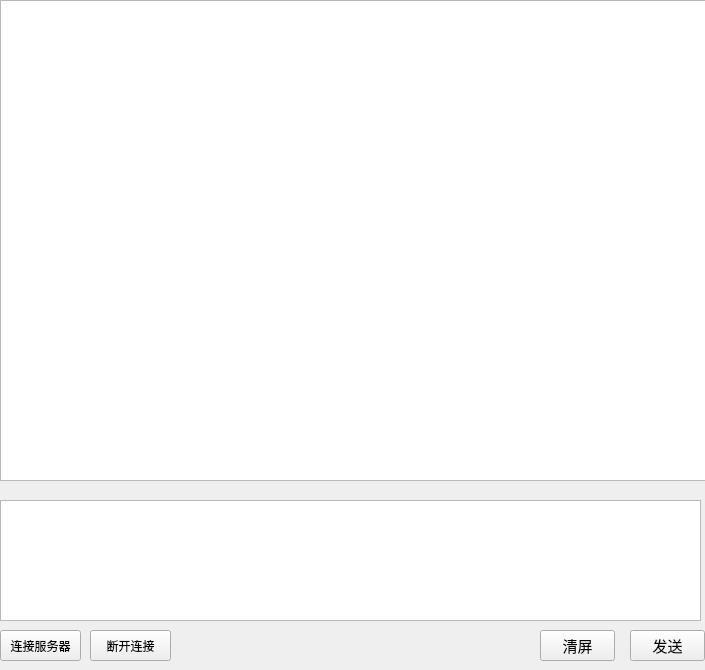
<?xml version="1.0" encoding="UTF-8"?>
<ui version="4.0">
 <class>MainWindow</class>
 <widget class="QMainWindow" name="MainWindow">
  <property name="enabled">
   <bool>true</bool>
  </property>
  <property name="geometry">
   <rect>
    <x>0</x>
    <y>0</y>
    <width>705</width>
    <height>670</height>
   </rect>
  </property>
  <property name="sizePolicy">
   <sizepolicy hsizetype="Fixed" vsizetype="Fixed">
    <horstretch>0</horstretch>
    <verstretch>0</verstretch>
   </sizepolicy>
  </property>
  <property name="minimumSize">
   <size>
    <width>705</width>
    <height>670</height>
   </size>
  </property>
  <property name="maximumSize">
   <size>
    <width>705</width>
    <height>670</height>
   </size>
  </property>
  <property name="windowTitle">
   <string>MainWindow</string>
  </property>
  <widget class="QWidget" name="centralwidget">
   <property name="minimumSize">
    <size>
     <width>705</width>
     <height>670</height>
    </size>
   </property>
   <property name="maximumSize">
    <size>
     <width>705</width>
     <height>670</height>
    </size>
   </property>
   <widget class="QPushButton" name="sendButton">
    <property name="geometry">
     <rect>
      <x>630</x>
      <y>630</y>
      <width>75</width>
      <height>31</height>
     </rect>
    </property>
    <property name="font">
     <font>
      <pointsize>11</pointsize>
     </font>
    </property>
    <property name="text">
     <string>发送</string>
    </property>
   </widget>
   <widget class="QListWidget" name="listWidget">
    <property name="geometry">
     <rect>
      <x>0</x>
      <y>0</y>
      <width>711</width>
      <height>481</height>
     </rect>
    </property>
   </widget>
   <widget class="QTextEdit" name="textEdit">
    <property name="geometry">
     <rect>
      <x>0</x>
      <y>500</y>
      <width>701</width>
      <height>121</height>
     </rect>
    </property>
   </widget>
   <widget class="QPushButton" name="connectButton">
    <property name="geometry">
     <rect>
      <x>0</x>
      <y>630</y>
      <width>81</width>
      <height>31</height>
     </rect>
    </property>
    <property name="text">
     <string>连接服务器</string>
    </property>
   </widget>
   <widget class="QPushButton" name="disconnectButton">
    <property name="geometry">
     <rect>
      <x>90</x>
      <y>630</y>
      <width>81</width>
      <height>31</height>
     </rect>
    </property>
    <property name="text">
     <string>断开连接</string>
    </property>
   </widget>
   <widget class="QPushButton" name="cleanButton">
    <property name="geometry">
     <rect>
      <x>540</x>
      <y>630</y>
      <width>75</width>
      <height>31</height>
     </rect>
    </property>
    <property name="font">
     <font>
      <pointsize>11</pointsize>
     </font>
    </property>
    <property name="text">
     <string>清屏</string>
    </property>
   </widget>
  </widget>
 </widget>
 <resources/>
 <connections/>
</ui>
